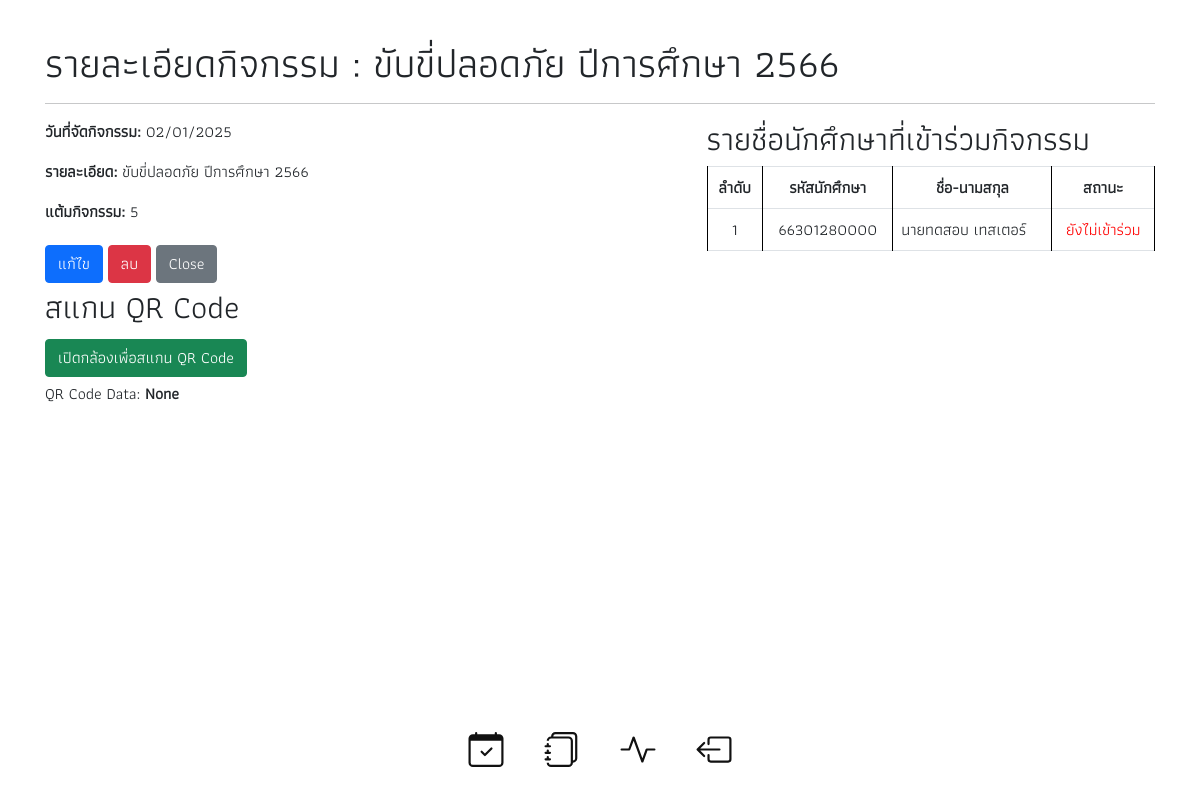
/event_detail.php?event_id=3, run on the app's committed database.
### tables this page shows
CREATE TABLE `events` (
  `event_id` int NOT NULL AUTO_INCREMENT,
  `event_date` varchar(50) DEFAULT NULL,
  `event_name` longtext,
  `event_descrip` longtext,
  `event_point` int DEFAULT NULL,
  PRIMARY KEY (`event_id`)
);

CREATE TABLE `history` (
  `his_id` int NOT NULL AUTO_INCREMENT,
  `event_id` int NOT NULL,
  `user_id` int NOT NULL,
  `check_status` tinyint(1) DEFAULT NULL,
  PRIMARY KEY (`his_id`),
  KEY `history_events_FK` (`event_id`),
  KEY `history_users_FK` (`user_id`),
  CONSTRAINT `history_events_FK` FOREIGN KEY (`event_id`) REFERENCES `events` (`event_id`),
  CONSTRAINT `history_users_FK` FOREIGN KEY (`user_id`) REFERENCES `users` (`user_id`)
);

CREATE TABLE `users` (
  `user_id` int NOT NULL AUTO_INCREMENT,
  `username` longtext,
  `password` longtext,
  `fullname` longtext,
  `class` longtext,
  `avatar` longtext,
  `std_qr_code` longtext,
  `points` bigint DEFAULT NULL,
  `department` longtext,
  PRIMARY KEY (`user_id`)
);

### event_detail.php (the view, shortened to what this page needs)
<?php
include 'configCon.php';
$id = isset($_GET['event_id']) ? $_GET['event_id'] : null;
$sql = "SELECT * FROM events WHERE event_id = ?";
$stmt = $conn->prepare($sql);
$stmt->bind_param("i", $id);
$stmt->execute();
$result = $stmt->get_result();
if ($result->num_rows > 0) {
    $event = $result->fetch_assoc();
} else {
    echo "Event not found.";
    exit;
}
$sql = "SELECT u.username, u.fullname, h.check_status
        FROM history h
        JOIN users u ON h.user_id = u.user_id
        WHERE h.event_id = ?";
$stmt = $conn->prepare($sql);
$stmt->bind_param("i", $id);
$stmt->execute();
$students_result = $stmt->get_result();
$students = [];
while ($row = $students_result->fetch_assoc()) {
    $students[] = $row;
}
include('layout.php');
?>
<!DOCTYPE html>
<html lang="th">
<head>
</head>
<body>
    <div class="container"><br>
    <h1>รายละเอียดกิจกรรม : <?= htmlspecialchars($event['event_name']) ?></h1>
    <hr>
        <div class="row">
            <div class="col-7">
                <p><strong>วันที่จัดกิจกรรม:</strong> <?= (new DateTime($event['event_date']))->format('d/m/Y') ?></p>
                <p><strong>รายละเอียด:</strong> <?= htmlspecialchars($event['event_descrip']) ?></p>
                <p><strong>แต้มกิจกรรม:</strong> <?= htmlspecialchars($event['event_point']) ?></p>
                <a href="edit_event.php?event_id=<?= $event['event_id'] ?>&redirect=event_detail.php?event_id=<?= $event['event_id'] ?>" class="btn btn-primary">แก้ไข</a>
                <a href="delete_event.php?event_id=<?= $event['event_id'] ?>" class="btn btn-danger" onclick="return confirm('คุณต้องการลบกิจกรรมนี้หรือไม่?')">ลบ</a>
                <a href="show_events.php" class="btn btn-secondary">Close</a>
                <h2>สแกน QR Code</h2>
                <button id="start-scan" class="btn btn-success">เปิดกล้องเพื่อสแกน QR Code</button>
                <p id="result">QR Code Data: <strong>None</strong></p>
                <video id="webcam" width="640" height="480" autoplay></video>
            </div>
            <div class="col-5">
                <h2>รายชื่อนักศึกษาที่เข้าร่วมกิจกรรม</h2>
                <?php if (count($students) > 0): ?>
                    <table class="table table-bordered">
                        <thead>
                            <tr>
                                <th>ลำดับ</th>
                                <th>รหัสนักศึกษา</th>
                                <th>ชื่อ-นามสกุล</th>
                                <th>สถานะ</th>
                            </tr>
                        </thead>
                        <tbody>
                            <?php foreach ($students as $index => $student): ?>
                                <tr class="text-center">
                                    <td><?= $index + 1 ?></td>
                                    <td><?= htmlspecialchars($student['username']) ?></td>
                                    <td class="text-start"><?= htmlspecialchars($student['fullname']) ?></td>
                                    <td class="<?= $student['check_status'] == 1 ? 'status-true' : 'status-false' ?>">
                                        <?= $student['check_status'] == 1 ? 'เข้าร่วมแล้ว' : 'ยังไม่เข้าร่วม' ?>
                                    </td>
                                </tr>
                            <?php endforeach; ?>
                        </tbody>
                    </table>
                <?php else: ?>
                    <p>ยังไม่มีนักศึกษาที่เข้าร่วมกิจกรรมนี้</p>
                <?php endif; ?>
            </div>
        </div>
    </div>
</body>
<?php include('footer.php'); ?>
</html>

### layout.php (style rules this page uses)
* { font-family: ma; }
a:link { text-decoration: none; }
table { width: 100%; border-collapse: collapse; }
table, th, td { border: 1px solid black; padding: 8px; }
th { background-color: #f2f2f2; text-align: center; }

### event_detail.php (style rules this page uses)
video, canvas { display: block; margin: 10px auto; max-width: 100%; height: auto; }
.container { padding: 15px; }
.btn { margin: 5px 0; }
.status-false { color: red; }

### data on the page
events: event_name "ขับขี่ปลอดภัย ปีการศึกษา 2566", event_date "02/01/2025", event_descrip "ขับขี่ปลอดภัย ปีการศึกษา 2566", event_point "5"
history: user.username "66301280000", user.fullname "นายทดสอบ เทสเตอร์", check_status "ยังไม่เข้าร่วม"
